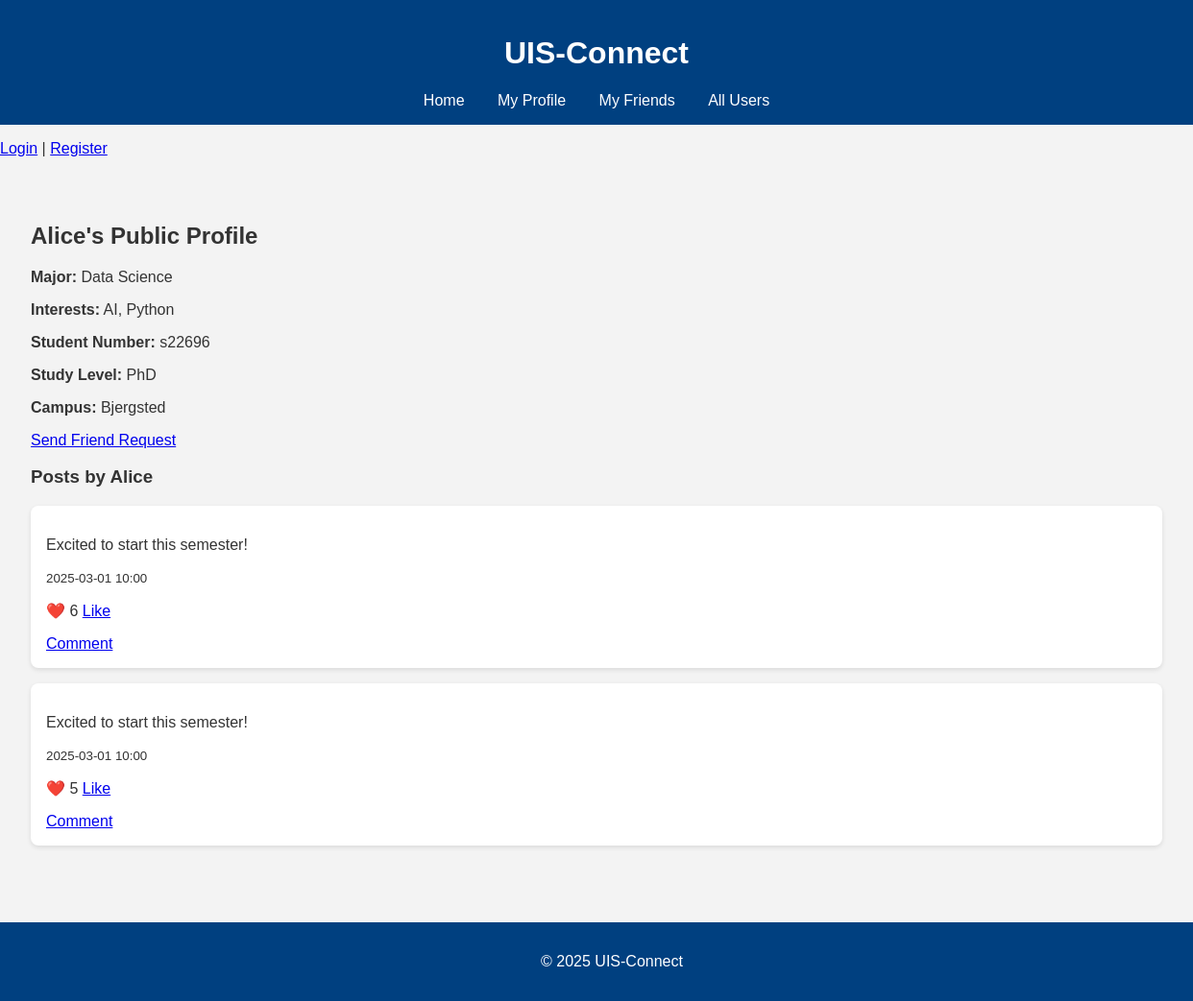
Page /users/1 on the committed database.
### tables this page shows
CREATE TABLE users (
    id INTEGER PRIMARY KEY AUTOINCREMENT,
    username TEXT NOT NULL,
    major TEXT,
    interests TEXT
, study_level TEXT CHECK (study_level IN ('Bachelor', 'Master', 'PhD')), campus TEXT CHECK (campus IN ('Ullandhaug', 'Bjergsted', 'Arkeologisk museum')), student_number TEXT);

CREATE TABLE posts (
    id INTEGER PRIMARY KEY AUTOINCREMENT,
    user_id INTEGER,
    content TEXT,
    timestamp TEXT,
    FOREIGN KEY(user_id) REFERENCES users(id)
);

### app.py (the view)
@app.route('/users/<int:user_id>')
def view_user(user_id):
    conn = get_db_connection()
    user = conn.execute("SELECT * FROM users WHERE id = ?", (user_id,)).fetchone()
    posts = conn.execute("""
        SELECT p.*,
               (SELECT COUNT(*) FROM likes WHERE post_id = p.id) AS like_count
        FROM posts p
        WHERE p.user_id = ?
        ORDER BY p.timestamp DESC
    """, (user_id,)).fetchall()
    conn.close()
    if not user:
        flash("User not found", "error")
        return redirect(url_for('users'))
    return render_template('user_profile.html', user=user, posts=posts)

### db_utils.py (called while the page is built)
def get_db_connection():
    conn = sqlite3.connect(DATABASE)
    conn.row_factory = sqlite3.Row
    return conn

### templates/user_profile.html
{% extends "base.html" %}
{% block content %}
<h2>{{ user.username }}'s Public Profile</h2>
<p><strong>Major:</strong> {{ user.major }}</p>
<p><strong>Interests:</strong> {{ user.interests }}</p>
<p><strong>Student Number:</strong> {{ user.student_number }}</p>
<p><strong>Study Level:</strong> {{ user.study_level }}</p>
<p><strong>Campus:</strong> {{ user.campus }}</p>
{% if session.user_id != user.id %}
    <p><a href="{{ url_for('send_friend_request_route', to_user_id=user.id) }}">Send Friend Request</a></p>
{% endif %}
<h3>Posts by {{ user.username }}</h3>
{% for post in posts %}
    <div class="post">
        <p>{{ post.content }}</p>
        <p><small>{{ post.timestamp }}</small></p>
        <p>❤️ {{ post.like_count }} <a href="{{ url_for('like', post_id=post.id) }}">Like</a></p>
        <a href="{{ url_for('post', post_id=post.id) }}">Comment</a>
    </div>
{% else %}
    <p>This user hasn’t posted anything yet.</p>
{% endfor %}
{% endblock %}

### static/style.css (style rules this page uses)
body { font-family: Arial, sans-serif; margin: 0; padding: 0; background-color: #f3f3f3; color: #333; }
.post, .comment { background-color: white; border-radius: 8px; padding: 1rem; margin-bottom: 1rem; box-shadow: 0 2px 5px rgba(0,0,0,0.1); }

### rows in the picture
users: username "Alice", major "Data Science", interests "AI, Python", student_number "s22696", study_level "PhD", campus "Bjergsted"
posts: content "Excited to start this semester!", timestamp "2025-03-01 10:00", like_count "6"
posts: content "Excited to start this semester!", timestamp "2025-03-01 10:00", like_count "5"
